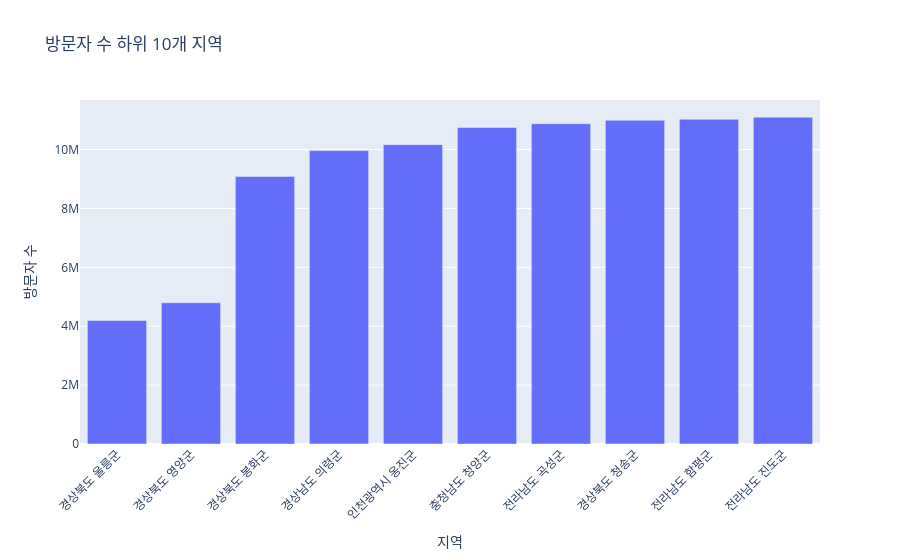

Write notebook code for a chart like this one.
### Code cell
# 하위 10개 지역 추출
bottom10_df = merged_df.sort_values(by='visitors', ascending=True).head(10)

# 막대그래프 그리기
fig = px.bar(
    bottom10_df,
    x='결합행정구역',
    y='visitors',
    title='방문자 수 하위 10개 지역',
    labels={'결합행정구역': '지역', 'visitors': '방문자 수'}
)
fig.update_layout(xaxis_tickangle=-45)  # x축 라벨 기울이기 (선택)
fig.show()

### Figure 1 — Plotly figure (JSON) as saved in the notebook; plotly's stock layout.template omitted (floating-point values rounded to 4 significant figures)
{"data": [{"hovertemplate": "지역=%{x}<br>방문자 수=%{y}<extra></extra>", "legendgroup": "", "marker": {"color": "#636efa", "pattern": {"shape": ""}}, "name": "", "orientation": "v", "showlegend": false, "textposition": "auto", "type": "bar", "x": ["경상북도 울릉군", "경상북도 영양군", "경상북도 봉화군", "경상남도 의령군", "인천광역시 옹진군", "충청남도 청양군", "전라남도 곡성군", "경상북도 청송군", "전라남도 함평군", "전라남도 진도군"], "xaxis": "x", "y": [4195000.0, 4797000.0, 9086000.0, 9964000.0, 10170000.0, 10750000.0, 10880000.0, 10990000.0, 11030000.0, 11100000.0], "yaxis": "y"}], "layout": {"barmode": "relative", "legend": {"tracegroupgap": 0}, "title": {"text": "방문자 수 하위 10개 지역"}, "xaxis": {"anchor": "y", "domain": [0, 1], "tickangle": -45, "title": {"text": "지역"}}, "yaxis": {"anchor": "x", "domain": [0, 1], "title": {"text": "방문자 수"}}}}
